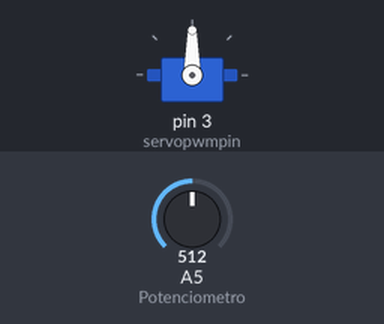
Bench run of a sketch on a simulated Arduino Uno, built with avr-gcc and run on an emulated ATmega328P. Parts: servo. Inputs (shaded band) come from the test bench; at power-on: A5 (Potenciometro) = 512.

Above: at 1.2 s.
1.3 s: A5 (Potenciometro) set to 716
At 2.0 s:
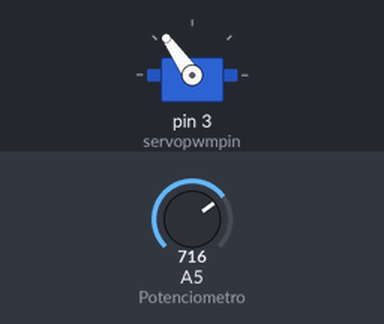
2.8 s: A5 (Potenciometro) set to 900
At 3.3 s:
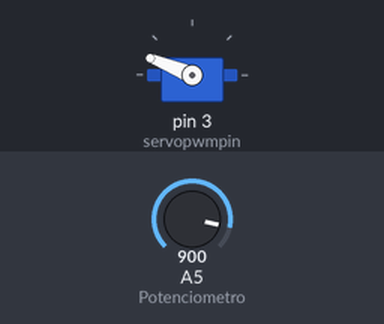
4.3 s: A5 (Potenciometro) set to 1023
At 5.5 s:
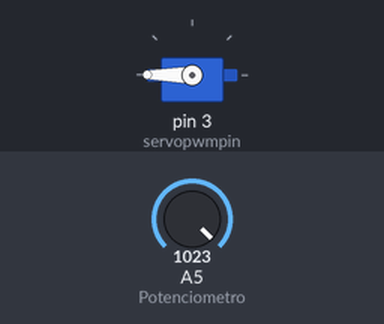
5.8 s: A5 (Potenciometro) set to 306
At 6.9 s:
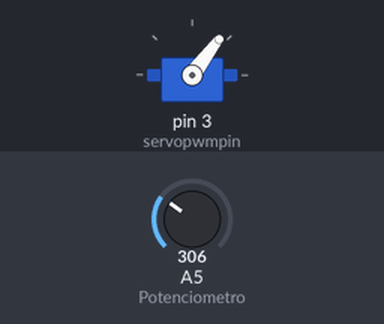
7.3 s: A5 (Potenciometro) set to 122
At 8.1 s:
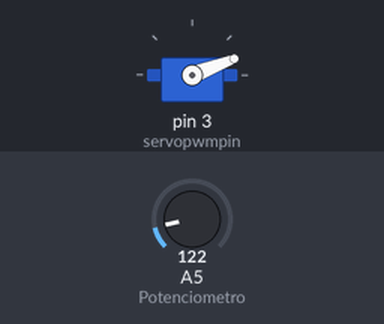
8.8 s: A5 (Potenciometro) set to 0
At 9.4 s:
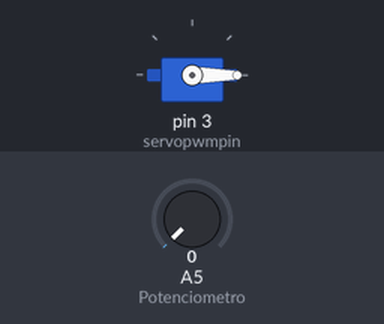
Timing chart, 0 to 11.3 s (numbered marks = the images above; inputs shaded):
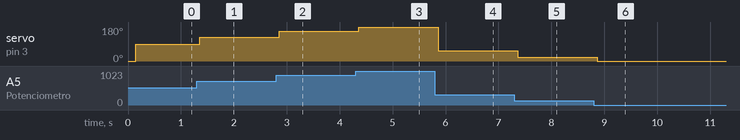

Measured:
- after the input at 1.3 s, servo on pin 3 (servopwmpin): 90° → 125° after 0.05 s
- after the input at 2.8 s, servo on pin 3 (servopwmpin): 125° → 158° after 0.05 s
- after the input at 4.3 s, servo on pin 3 (servopwmpin): 158° → 180° after 0.06 s
- after the input at 5.8 s, servo on pin 3 (servopwmpin): 180° → 53° after 0.06 s
- after the input at 7.3 s, servo on pin 3 (servopwmpin): 53° → 21° after 0.06 s
- after the input at 8.8 s, servo on pin 3 (servopwmpin): 21° → 0° after 0.06 s

The sketch:

EmbeIoT_temp.ino
```cpp
/* Hello Wokwi! */
#include <Arduino.h>
#include <Servo.h>

int servopwmpin = 3;
int Button1 = 4;
int Button2 = 5;
int Potenciometro = A5;

Servo servomotor;

int input = 0;
int angulo = 0;

void setup() {

  pinMode(Potenciometro, INPUT);
  servomotor.attach(servopwmpin);
  servomotor.write(0);
}

void loop() {

  delay(150);
  input = analogRead(Potenciometro);
  angulo = map(input, 0, 1023, 0, 180);
  servomotor.write(angulo);
}
```
